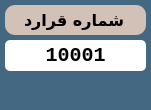
    <widget class="QFrame" name="frame_7">
     <property name="geometry">
      <rect>
       <x>120</x>
       <y>45</y>
       <width>151</width>
       <height>110</height>
      </rect>
     </property>
     <property name="styleSheet">
      <string notr="true">background-color: #456882;
border-radius: 10px;</string>
     </property>
     <property name="frameShape">
      <enum>QFrame::Shape::StyledPanel</enum>
     </property>
     <property name="frameShadow">
      <enum>QFrame::Shadow::Raised</enum>
     </property>
     <widget class="QFrame" name="frame_8">
      <property name="geometry">
       <rect>
        <x>5</x>
        <y>5</y>
        <width>141</width>
        <height>30</height>
       </rect>
      </property>
      <property name="styleSheet">
       <string notr="true">background-color: #D2C1B6;</string>
      </property>
      <property name="frameShape">
       <enum>QFrame::Shape::StyledPanel</enum>
      </property>
      <property name="frameShadow">
       <enum>QFrame::Shadow::Raised</enum>
      </property>
      <widget class="QLabel" name="label_42">
       <property name="geometry">
        <rect>
         <x>18</x>
         <y>0</y>
         <width>101</width>
         <height>31</height>
        </rect>
       </property>
       <property name="font">
        <font>
         <family>Pelak</family>
         <pointsize>12</pointsize>
         <bold>true</bold>
        </font>
       </property>
       <property name="styleSheet">
        <string notr="true"/>
       </property>
       <property name="text">
        <string>شماره قرارداد</string>
       </property>
      </widget>
     </widget>
     <widget class="QLabel" name="deal_num">
      <property name="geometry">
       <rect>
        <x>5</x>
        <y>40</y>
        <width>141</width>
        <height>31</height>
       </rect>
      </property>
      <property name="font">
       <font>
        <family>Consolas</family>
        <pointsize>15</pointsize>
        <bold>true</bold>
       </font>
      </property>
      <property name="styleSheet">
       <string notr="true">background-color: rgb(255, 255, 255);
border-radius: 5px;</string>
      </property>
      <property name="text">
       <string>10001</string>
      </property>
      <property name="alignment">
       <set>Qt::AlignmentFlag::AlignCenter</set>
      </property>
     </widget>
    </widget>
